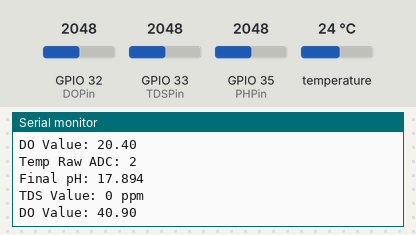
Bench run of a sketch on a simulated ESP32. On the bench: the last lines printed to the serial monitor. The inputs (shaded band) are chosen by the test bench; at power-on: temperature 24 °C, GPIO 32 (DOPin) = 2048, GPIO 35 (PHPin) = 2048, GPIO 33 (TDSPin) = 2048. WiFi joins after 1.5 s; servers stay silent unless stated; the local clock reads 2024-03-15 10:24:30 at power-on unless the sketch sets it.

Above: at 2.5 s.
2.6 s: temperature set to 12 °C
At 3.4 s:
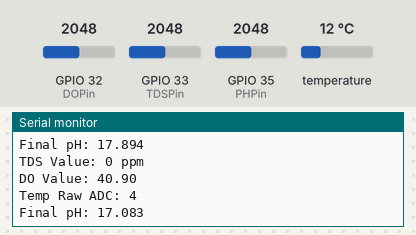
5.0 s: GPIO 32 (DOPin) set to 2866
At 6.6 s:
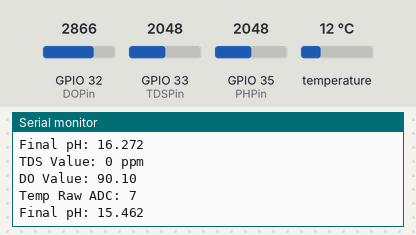
7.4 s: GPIO 35 (PHPin) set to 2866
At 8.7 s:
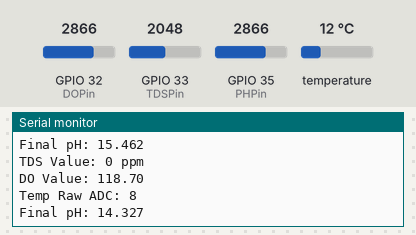
9.8 s: temperature set to 19 °C
At 12.0 s:
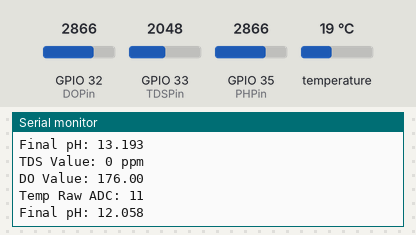
12.2 s: GPIO 32 (DOPin) set to 3972
At 13.9 s:
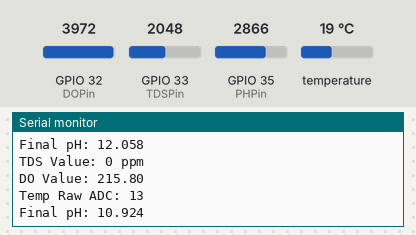
14.6 s: GPIO 35 (PHPin) set to 3972
At 15.4 s:
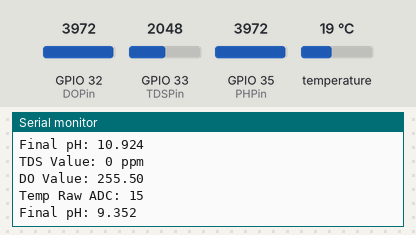
Timing chart, 0 to 17.6 s (numbered marks = the images above; inputs shaded):
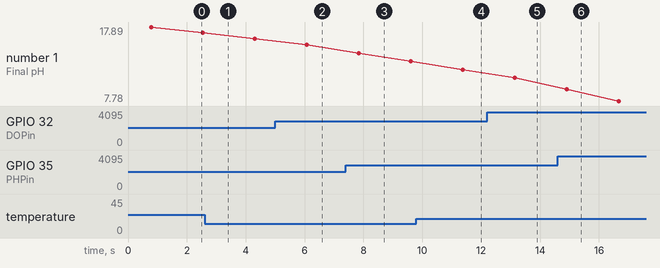

The sketch:

UpdatedSensorCode.ino
```cpp
#include <WiFi.h>
#include "time.h"
#include <HTTPClient.h>
#include <iostream>
#include <string>
#include <OneWire.h>
#include <DallasTemperature.h>

//Used to Connect to Wi-Fi. Computer and sensors should be on the same network
//Change the ipaddress in serverName to your ipaddress. Run ipconfig in cmd.
const char* ssid = "pee poo poo pee";
const char* password = "hahahatdog";
const char* ntpServer = "pool.ntp.org";
const char* ntpServer2 = "time.nist.gov";
const char* serverName = "http://192.168.150.125:8000/sensors/upload-data";
HTTPClient http;
WiFiClient client;

//Define pins of sensors
#define TDSPin 33
#define PHPin 35
#define DOPin 32
#define TempPin 23

const float x_slope = -5.0043;
const float b_slope = 18.961;
const float final_x = 0.9815;
const float final_b = 0.094;
const int numReadings = 10;

//Used in pH
float pHreadings[numReadings];
int pH_readIndex = 0;
float pH_total = 0.0;
float pH_Average = 0.0;
int pH_rawValue = 0;
float phVoltage;
float phValue;
float pH_finalValue;
String phPayload;
int phResponseCode;
float finalpH;
float calibratedpH;

//Used in TDS
int tdsReadings[numReadings];
int tds_readIndex = 0;
int tds_total = 0;
int tds_average = 0;
int tds_rawValue = 0;
int tds_finalValue;
#define VREF_TDS 3.3      // analog reference voltage(Volt) of the ADC
#define SCOUNT 30           // sum of sample point
int analogBuffer[SCOUNT];    // store the analog value in the array, read from ADC
int analogBufferTemp[SCOUNT];
int analogBufferIndex = 0,copyIndex = 0;
float averageVoltage = 0,tdsValue = 0,temperature = 25;
float compensationCoefficient;
float compensationVoltage;
String tdsPayload;
int tdsResponseCode;
String tds_response;

//Used in DO
int doxReadings[numReadings];
int dox_readIndex = 0;
int dox_total = 0;
float dox_average = 0.0;
int dox_rawValue = 0;
#define VREF_DO 5000//VREF(mv)
#define ADC_RES 1024//ADC Resolution
float dox_voltage;
float dox_finalValue;
String doPayload;
int doResponseCode;
String dox_response;

//Used in Temp
int tempReadings[numReadings];
int temp_readIndex = 0;
int temp_total = 0;
int temp_average = 0;
float temp_rawValue = 0;
float temp_finalValue = 0;
int tempResponseCode = 0;
String tempPayload = "";
String tempResponse = "";
OneWire oneWire(TempPin); // Setup a oneWire instance to communicate with any OneWire devices
DallasTemperature sensors(&oneWire); // Pass our oneWire reference to Dallas Temperature sensor


void setup() {
  // Serial.begin(9600);
  Serial.begin(115200);

  WiFi.begin(ssid, password);

  //Comment out when not connecting to wifi
  // while (WiFi.status() != WL_CONNECTED) {
  //   delay(500);
  // }

  Serial.println("Wifi Connected");
  configTime(28800, 0, ntpServer, ntpServer2);

  // Start the sensors
  sensors.begin();
  pinMode(TDSPin,INPUT);
  pinMode(PHPin,INPUT);
  pinMode(DOPin,INPUT);

  for(int i =0; i < numReadings; i++){
    pHreadings[i] = 0.0;
    tdsReadings[i] = 0;
    doxReadings[i] = 0;
    tempReadings[i] = 0;
  }

}

void loop() {
  // if (WiFi.status() == WL_CONNECTED) {
    // pH_rawValue = analogRead(PHPin);
    // pH_finalValue = pHReading(pH_rawValue);
  //   UploadpHReading(pH_finalValue);

  //   tds_rawValue = analogRead(TDSPin);
  //   tds_finalValue = tdsReading(tds_rawValue);

  //   dox_rawValue = analogRead(DOPin);
  //   dox_finalValue = doxReading(dox_rawValue);
  //   UploadDOReading(dox_finalValue);

  //   sensors.requestTemperatures();
  //   temp_rawValue = sensors.getTempCByIndex(0);
  //   temp_finalValue = tempReading(temp_rawValue);
  //   UploadTempReading(temp_finalValue);
  // }

  // //Indiv testing without Wi-fi
  tds_rawValue = analogRead(TDSPin);
  tds_finalValue = tdsReading(tds_rawValue);

  dox_rawValue = analogRead(DOPin);
  dox_finalValue = doxReading(dox_rawValue);

  sensors.requestTemperatures();
  temp_rawValue = sensors.getTempCByIndex(0);
  temp_finalValue = tempReading(temp_rawValue);

  pH_rawValue = analogRead(PHPin);
  pH_finalValue = pHReading(pH_rawValue);

  delay (1000);
}


float pHReading(int value) {
  float pH_voltage = 0.0;

  // Subtract old reading
  pH_total = pH_total - pHreadings[pH_readIndex];

  // Add new reading
  pHreadings[pH_readIndex] = (float)value;  // Cast to float when storing
  pH_total = pH_total + pHreadings[pH_readIndex];

  // Move to next position
  pH_readIndex++;
  if(pH_readIndex >= numReadings) {
    pH_readIndex = 0;
  }

  // Calculate average
  pH_Average = pH_total / (float)numReadings;  // Cast numReadings to float for division

  //Serial.println("pH Raw ADC: " + String(pH_Average));

  // Calculate voltage (using 3.3V reference)
  pH_voltage = pH_Average * (3.3 / 4095.0);
  //Serial.println("pH voltage: " + String(pH_voltage, 4));  // Show 4 decimal places for voltage

  // Apply two-point calibration
  float calibratedpH = (x_slope * pH_voltage) + b_slope;
  float finalpH = (final_x * calibratedpH) + final_b;

  //Serial.println("Calibrated pH: " + String(calibratedpH, 3));  // Show intermediate value
  Serial.println("Final pH: " + String(finalpH, 3) + "\n");     // Show final value

  return finalpH;
}

int tdsReading (int value){
  // tds_total = tds_total - tdsReadings[tds_readIndex];
  // tdsReadings[tds_readIndex] = value;
  // tds_total = tds_total + tdsReadings[tds_readIndex];
  // tds_readIndex++;

  // if(tds_readIndex >= numReadings) {
  //   tds_readIndex = 0;
  // }

  // tds_average = tds_total / numReadings;

  // Serial.println("TDS Raw ADC: " + String(tds_average));

  // ** Read TDS Sensor Values **
  static unsigned long analogSampleTimepoint = millis();
  if (millis() - analogSampleTimepoint > 40U) {
    analogSampleTimepoint = millis();
    analogBuffer[analogBufferIndex] = value;
    analogBufferIndex++;

    if (analogBufferIndex == SCOUNT) {
      analogBufferIndex = 0;
    }
  }

  static unsigned long printTimepoint = millis();
  if (millis() - printTimepoint > 800U) {
    printTimepoint = millis();
    for (copyIndex = 0; copyIndex < SCOUNT; copyIndex++) {
        analogBufferTemp[copyIndex] = analogBuffer[copyIndex];
    }

    averageVoltage = getMedianNum(analogBufferTemp, SCOUNT) * (float)VREF_TDS / ADC_RES;
    compensationCoefficient = 1.0 + 0.02 * (temperature - 25.0);
    compensationVoltage = averageVoltage / compensationCoefficient;
    tdsValue = (133.42 * compensationVoltage * compensationVoltage * compensationVoltage -
                255.86 * compensationVoltage * compensationVoltage +
                857.39 * compensationVoltage) * 0.5;
    Serial.print("TDS Value: ");
    Serial.print(tdsValue, 0);
    Serial.println(" ppm");
  }

  return tdsValue;
}

float doxReading (int value){
  //dox_voltage = value * VREF_DO / ADC_RES;
  dox_total = dox_total - doxReadings[dox_readIndex];
  doxReadings[dox_readIndex] = value;
  //doxReadings[dox_readIndex] = dox_voltage;
  dox_total = dox_total + doxReadings[dox_readIndex];
  dox_readIndex++;

  if(dox_readIndex >= numReadings) {
    dox_readIndex = 0;
  }

  dox_average = dox_total / numReadings;

  //Serial.println("DO Raw ADC: " + String(dox_average));
  Serial.println("DO Value: " + String(dox_average/10.0));

  return dox_average;
}

float tempReading (float value){
  temp_total = temp_total - tempReadings[temp_readIndex];
  tempReadings[temp_readIndex] = value;
  temp_total = temp_total + tempReadings[temp_readIndex];
  temp_readIndex++;

  if(temp_readIndex >= numReadings) {
    temp_readIndex = 0;
  }

  temp_average = temp_total / numReadings;

  Serial.println("Temp Raw ADC: " + String(temp_average));

  return temp_average;
}

void UploadTempReading (float finalTemp){
  http.begin(client, serverName);
  http.addHeader("Content-Type", "application/json");
  tempPayload = "{\"station\": \"I\", \"sensor\": \"temperature\", \"value\": \"" + String(finalTemp, 2) + "\"}";
  tempResponseCode = http.POST(tempPayload);
  Serial.println("Temperature Payload: " + tempPayload);
  Serial.println("Response Code: " + String(tempResponseCode));

  if (tempResponseCode > 0) {
    tempResponse = http.getString();
    Serial.println("Server Response: " + tempResponse + "\n");
  }
  else {
    Serial.println("Error in Temperature HTTP Request: " + http.errorToString(tempResponseCode) + "\n");
  }
  http.end();
}

void UploadpHReading (float finalpH){
  http.begin(client, serverName);
  http.addHeader("Content-Type", "application/json");
  phPayload = "{\"station\": \"I\", \"sensor\": \"pH\", \"value\": \"" + String(finalpH, 2) + "\"}";
  phResponseCode = http.POST(phPayload);
  Serial.println("pH Payload: " + phPayload);

  if (phResponseCode > 0) {
    Serial.println("Server Response: " + http.getString());
  }
  else {
    Serial.println("Error in pH HTTP Request: " + http.errorToString(phResponseCode) + "\n");
  }
  http.end();
}

void UploadDOReading (float finalDO){
  http.begin(client, serverName);
  http.addHeader("Content-Type", "application/json");
  doPayload = "{\"station\": \"I\", \"sensor\": \"DO\", \"value\": \"" + String(finalDO, 2) + "\"}";
  Serial.println("DO Payload: " + doPayload);
  doResponseCode = http.POST(doPayload);

  if (doResponseCode > 0) {
    dox_response = http.getString();
    Serial.println("Server Response: " + dox_response + "\n");
  } else {
    Serial.println("Error in DO HTTP Request: " + http.errorToString(doResponseCode) + "\n");
  }

  http.end();
}

void UploadTDSReading (int finalTDS){
  http.begin(client, serverName);
  http.addHeader("Content-Type", "application/json");
  tdsPayload = "{\"station\": \"I\", \"sensor\": \"TDS\", \"value\": \"" + String(finalTDS, 0) + "\"}";
  tdsResponseCode = http.POST(tdsPayload);
  Serial.println("TDS Payload: " + tdsPayload);
  Serial.println("Response Code: " + String(tdsResponseCode));

  if (tdsResponseCode > 0) {
    tds_response = http.getString();
    Serial.println("Server Response: " + tds_response + "\n");
  }
  else {
    Serial.println("Error in TDS HTTP Request: " + http.errorToString(tdsResponseCode) + "\n");
  }
  http.end();
}

int getMedianNum(int bArray[], int iFilterLen) {
  int bTab[iFilterLen];

  for (byte i = 0; i<iFilterLen; i++)

  bTab[i] = bArray[i];

  int i, j, bTemp;

  for (j = 0; j < iFilterLen - 1; j++) {
    for (i = 0; i < iFilterLen - j - 1; i++) {
      if (bTab[i] > bTab[i + 1]) {
        bTemp = bTab[i];
        bTab[i] = bTab[i + 1];
        bTab[i + 1] = bTemp;
      }
    }
  }

  if ((iFilterLen & 1) > 0) {
    bTemp = bTab[(iFilterLen - 1) / 2];
  }
  else{
    bTemp = (bTab[iFilterLen / 2] + bTab[iFilterLen / 2 - 1]) / 2;
  }

  return bTemp;
}
```

Measured:
- after the input at 5.0 s, the serial monitor: prints a new line after 0.31 s (image 2)
- after the input at 7.4 s, the serial monitor: prints a new line after 0.44 s (image 3)
- after the input at 9.8 s, the serial monitor: prints a new line after 1.6 s (image 4)
- after the input at 12.2 s, the serial monitor: prints a new line after 0.17 s (image 5)
- after the input at 14.6 s, the serial monitor: prints a new line after 0.30 s (image 6)
- plotted number 1: 15.46 → 13.19 after the input at 7.4 s, 10.92 → 7.78 after the input at 14.6 s
